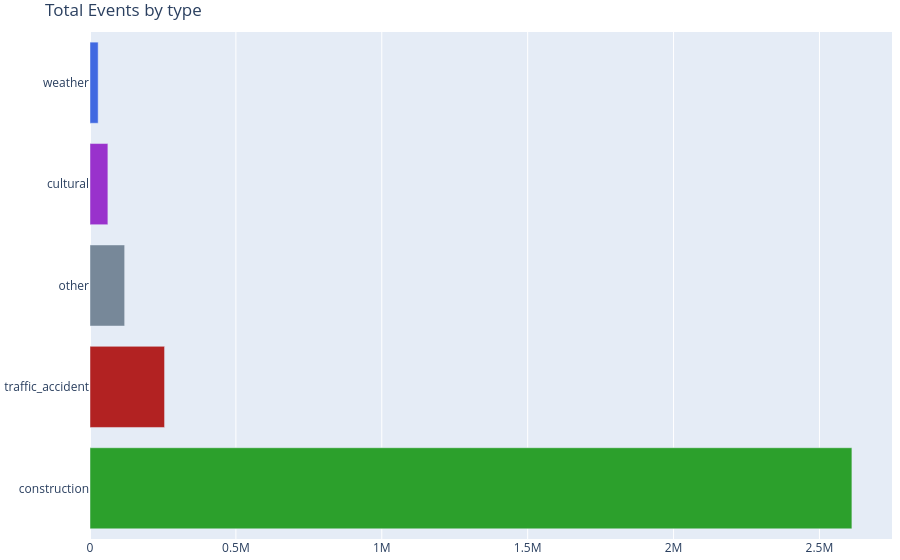

Notebook code for this chart:
### Code cell
categ_counts = (
    nyc_df.select(["Event Category"])
    .with_columns(pl.len().over("Event Category").alias("count"))
    .unique()
    .sort("count", descending=True)
    .collect()
)

color_map = {
    "construction": "#2ca02c",
    "traffic_accident": "#b22222",
    "cultural": "#9932cc",
    "weather": "#4169e1",
    "other": "#778899"
}

colors = [
    color_map.get(cat)
    for cat in categ_counts["Event Category"]
]

fig = go.Figure()
fig.add_trace(go.Bar(
    x=categ_counts["count"],
    y=categ_counts["Event Category"],
    orientation="h",
    marker=dict(color=colors)
))
fig.update_layout(
    title="Total Events by type",
    margin=dict(l=4, r=8, t=32, b=8),
)
fig.show()

### Figure 1 — Plotly figure (JSON) as saved in the notebook; plotly's stock layout.template omitted (floating-point values rounded to 4 significant figures)
{"data": [{"marker": {"color": ["#2ca02c", "#b22222", "#778899", "#9932cc", "#4169e1"]}, "orientation": "h", "type": "bar", "x": [2611244, 255523, 118783, 61278, 27966], "y": ["construction", "traffic_accident", "other", "cultural", "weather"]}], "layout": {"margin": {"b": 8, "l": 4, "r": 8, "t": 32}, "title": {"text": "Total Events by type"}}}
